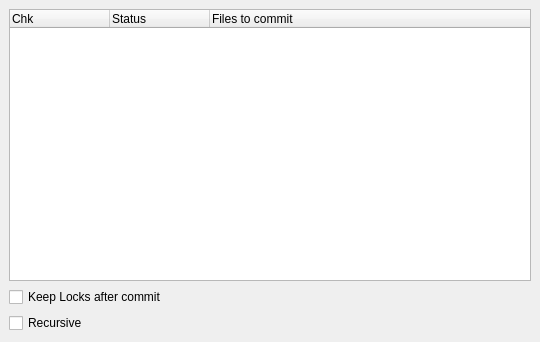
<ui version="4.0" >
 <class>SvnCommitOptionDlg</class>
 <widget class="QWidget" name="SvnCommitOptionDlg" >
  <property name="modal" stdset="0" >
   <bool>false</bool>
  </property>
  <property name="geometry" >
   <rect>
    <x>0</x>
    <y>0</y>
    <width>540</width>
    <height>342</height>
   </rect>
  </property>
  <property name="windowTitle" >
   <string>Select Files to commit</string>
  </property>
  <layout class="QVBoxLayout" >
   <property name="spacing" >
    <number>6</number>
   </property>
   <property name="leftMargin" >
    <number>9</number>
   </property>
   <property name="topMargin" >
    <number>9</number>
   </property>
   <property name="rightMargin" >
    <number>9</number>
   </property>
   <property name="bottomMargin" >
    <number>9</number>
   </property>
   <item>
    <widget class="QTreeWidget" name="treeWidget" >
     <property name="windowTitle" >
      <string>Select Files to commit</string>
     </property>
     <property name="indentation" >
      <number>0</number>
     </property>
     <property name="allColumnsShowFocus" >
      <bool>true</bool>
     </property>
     <column>
      <property name="text" >
       <string>Chk</string>
      </property>
     </column>
     <column>
      <property name="text" >
       <string>Status</string>
      </property>
     </column>
     <column>
      <property name="text" >
       <string>Files to commit</string>
      </property>
     </column>
    </widget>
   </item>
   <item>
    <widget class="QCheckBox" name="keepLocksChk" >
     <property name="text" >
      <string>Keep Locks after commit</string>
     </property>
     <property name="shortcut" >
      <string/>
     </property>
    </widget>
   </item>
   <item>
    <widget class="QCheckBox" name="recursiveChk" >
     <property name="text" >
      <string>Recursive</string>
     </property>
     <property name="shortcut" >
      <string/>
     </property>
    </widget>
   </item>
  </layout>
 </widget>
 <layoutdefault spacing="6" margin="11" />
 <pixmapfunction>qPixmapFromMimeSource</pixmapfunction>
 <resources/>
 <connections/>
</ui>
